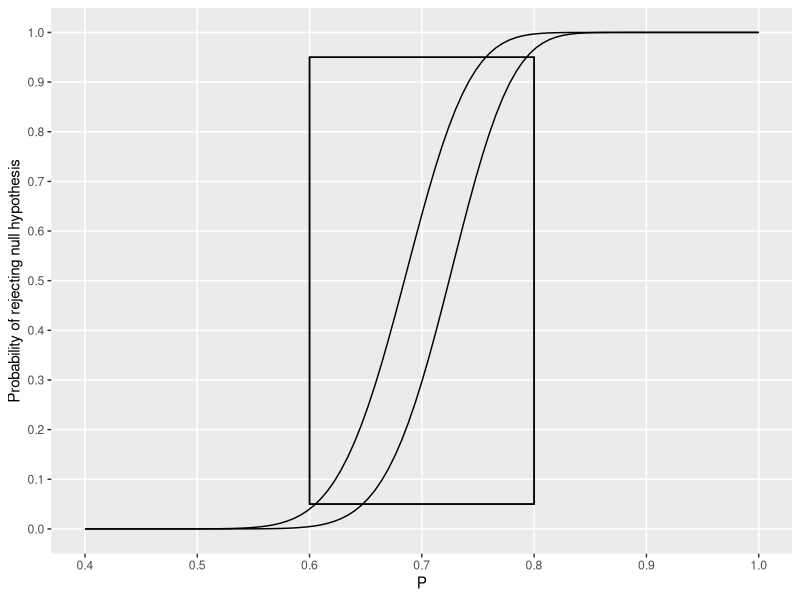

Generate this figure with R:
## ---- chunk 1
1.64*sqrt(0.6*0.4)/10+0.6
## ---- chunk 2
-1.64*sqrt(0.8*0.2)/10+0.8
## ---- chunk 3
#install.packages("tidyverse")
library(tidyverse)
#plot
curve1 <- function(x){
  sum(dbinom(69:100,100,x))
}
curve2 <- function(x){
  sum(dbinom(73:100,100,x))
}
curve1<-Vectorize(curve1)
curve2<-Vectorize(curve2)
ggplot(data.frame(x=c(0.4,1)), aes(x=x)) + xlab("P") + ylab("Probability of rejecting null hypothesis")+
  stat_function(fun=curve1)+
  stat_function(fun=curve2)+
  geom_rect(aes(xmin = 0.6, xmax = 0.8, ymin = 0.05, ymax = 0.95),
               fill = "transparent", color = "black", size = 0.5)+
  scale_x_continuous(breaks = seq(0.4,1,0.1), minor_breaks = NULL)+
  scale_y_continuous(breaks = seq(0,1,0.1), minor_breaks = NULL)
